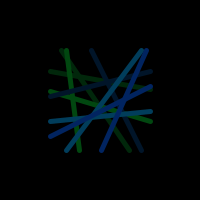
Frame 1 (no input)
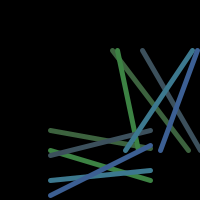
Frame 60 (the mouse pressed at the canvas centre just before this capture)
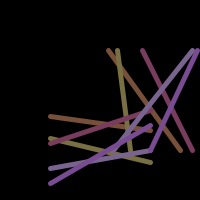
Frame 120 (the mouse held since frame 60 and released just before this capture)

The Processing sketch that drew these frames (run headless with seeded random() and noise(); from frame 60 on, the mouse is pressed at the canvas centre):

// Processing sketch: processing_28299
// ── processing_28299.pde

int[]xl={10,15,40,90,95};
  int[]xr={80,30,90,15,50};
  int[]yt={20,40,45,70,85};
  int[]yb={40,70,20,60,35};
  int[]c={0,0,0,0,0};
  
  int directiona=1;
  int directionb=-1;
  int directiond=1;
  int directione=-1;
  int directionc=1;
  int sw=1;

void setup() {
  size(200,200);
  strokeWeight(5);
  smooth();
    
}

void draw(){
  background(0);
  
 for(int i=0;i<xl.length;i++){
    
    
    c[i]+=directionc;
    
    if(c[i]>250){
      directionc=-1;
    }
    
    if(c[i]<1){
      directionc=1;
    }
    
    xl[i]+=directiona;
    
    if(xl[i]>150){
      directiona=-1;
    }
    
    if(xl[i]<50){
      directiona=1;
    }
    
    
    xr[i]+=directionb;
    
    if(xr[i]>150){
      directionb=-1;
    }
    
    if(xr[i]<50){
      directionb=1;
    }
    
    yt[i]+=directiond;
    
    if(yt[i]>150){
      directiond=-1;
    }
    
    if(yt[i]<50){
      directiond=1;
    }
    
    yb[i]+=directione;
    
    if(yb[i]>150){
      directione=-1;
    }
    
    if(yb[i]<50){
      directione=1;
    }
    
    
    stroke(c[i],yb[i],xl[i]);
    line(50+xl[i],50,50+xr[i],150);
    line(50,50+yt[i],150,50+yb[i]);
  }
}
